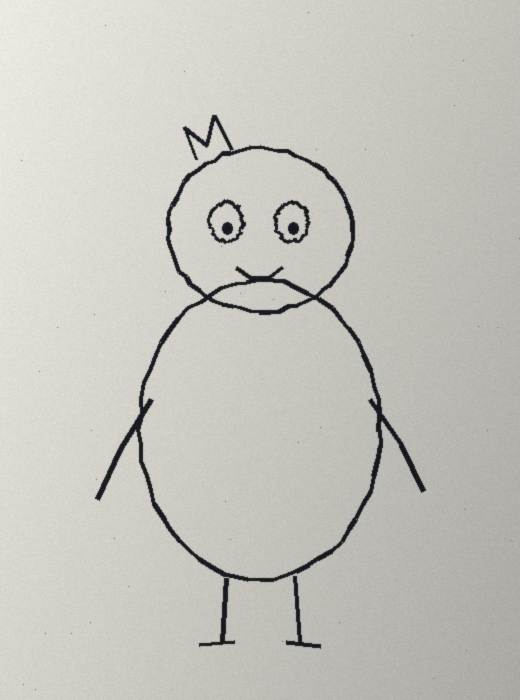
#> input picture puppet/examples/nib_photo.png, 520 x 700 px
$ python -i ink.py   (imports and definitions only)
#> lines starting #> are read from the running program, lines starting #| are printed output that depends on the picture; after the words box and inside, x2 and y2 are one past the last pixel; in counts of white or black regions, pixels touching at a corner belong together
"""Ink-fidelity import (plan 1.8): a photo or scan of a drawing becomes a puppet whose parts are the artist's own line.

    python dbe/ink.py SPEC.json OUT.puppet.json        (run with DBE_PY: needs numpy, scipy, Pillow)

The method comes from the doodle toolkit studied earlier: flatten lighting by dividing by a blurred copy, threshold ink
to alpha, drop specks. Parts are cut from the one ink layer by polygons, each part optionally grown a few pixels so
neighbouring parts overlap and the cuts don't show.

SPEC: {"photo": "path", "crop": [x0, y0, x1, y1] (optional), "name": "Nib", "template": "doodle",
       "ink": "#181e26", "threshold": [225, 75], "min_speck": 25,
       "parts": {"head": {"poly": [[x, y], ...], "pivot": [x, y], "parent": "body", "z": 20, "overlap": 4}, ...},
       "rest": "body"  (part that takes every ink pixel not claimed by another part),
       "swaps": {"eyes": {"anchor": "head", "z": 30, "open": {"poly": [...]}, "blink": "squash"}},
       "anchors": {"bubble": [x, y]}, "meta": {...}}
Coordinates are in the cropped drawing's pixels.
"""
import base64
import math
import io
import json
import sys
from pathlib import Path

import numpy as np
from PIL import Image, ImageDraw, ImageFilter
from scipy import ndimage

UP = 3  # stored resolution multiplier


def extract(photo, crop=None, threshold=(225, 75), min_speck=25):
#> called with photo = '../puppet/examples/nib_photo.png', threshold = (225, 75), min_speck = 25
    im = Image.open(photo).convert("L")
    if crop:
        im = im.crop(tuple(crop))
    a = np.asarray(im).astype(np.float32)
    bg = np.asarray(im.filter(ImageFilter.GaussianBlur(25))).astype(np.float32)
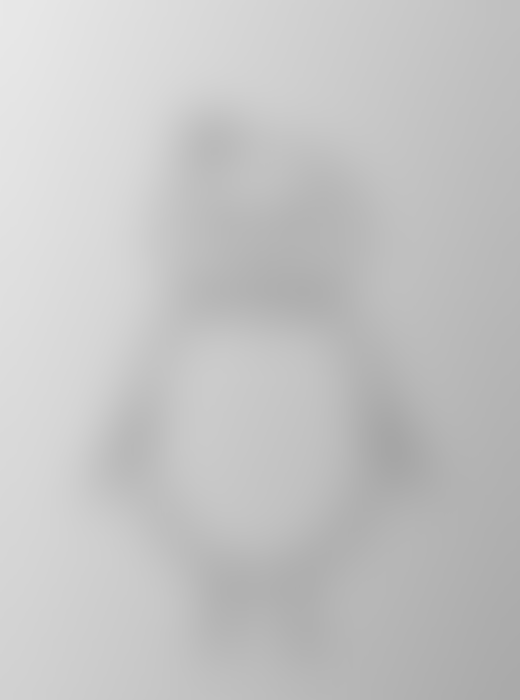
#> bg: shape (700, 520) float32; min 166, max 232, mean 196.2
    norm = np.clip(a / np.maximum(bg, 1) * 255, 0, 255)          # removes paper shadow and lighting gradients
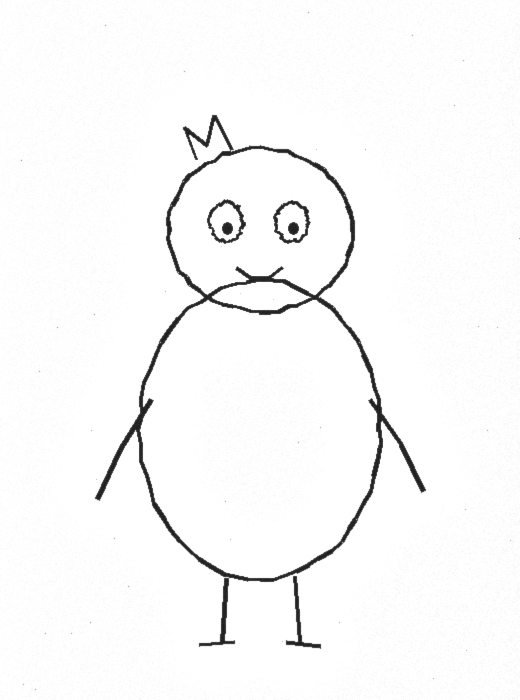
#> norm: shape (700, 520) float32; min 27.87, max 255, mean 248.9
    alpha = np.clip((threshold[0] - norm) / threshold[1], 0, 1)    # dark = ink
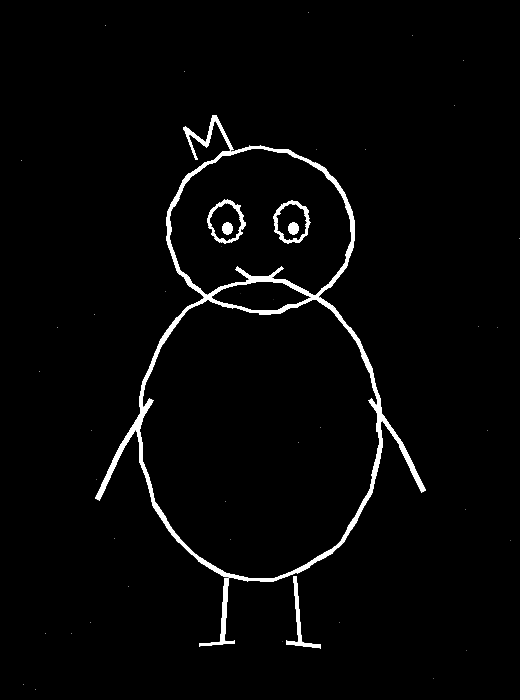
#> alpha: shape (700, 520) float32; min 0, max 1, mean 0.0265
    mask = alpha > 0.35
#> mask: shape (700, 520) bool; 2.6% white; 41 white regions (35 under 20 px), largest, box (x1, y1, x2, y2) and area: (95, 115, 426, 647) 8006, (273, 200, 311, 244) 431, (207, 199, 246, 244) 430, (286, 576, 321, 649) 407, (222, 222, 233, 235) 111, (288, 222, 299, 235) 111
    lab, n = ndimage.label(mask, np.ones((3, 3)))
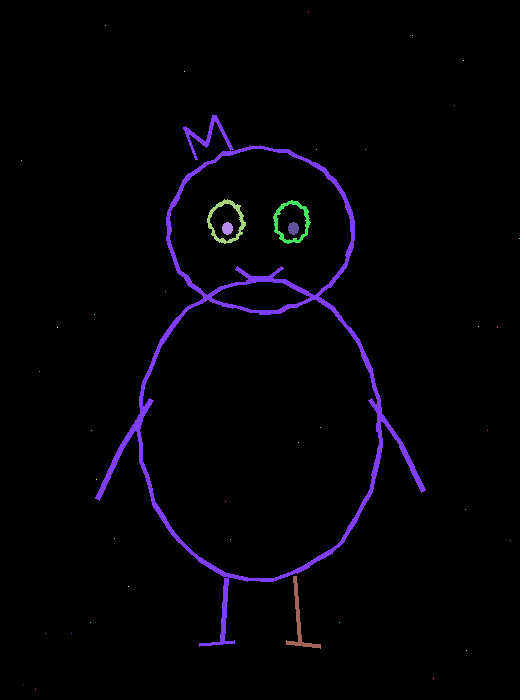
#> lab: shape (700, 520) int32; 42 distinct labels, from 0 to 41; one colour per label, 0 black
#> n = 41
    if n:
        sizes = ndimage.sum(mask, lab, range(1, n + 1))
#> sizes = 41 values, max 8006 at index 6, min 1 at index 0, mean 232.5
        keep = np.isin(lab, [i + 1 for i, s in enumerate(sizes) if s >= min_speck])
        alpha = alpha * keep
    return alpha


# [105 lines left out: functions poly_mask, raster, squash, make_mouths, build, not called in this run]


# [9 lines not run here, left out]

>>> result = extract('../puppet/examples/nib_photo.png')
